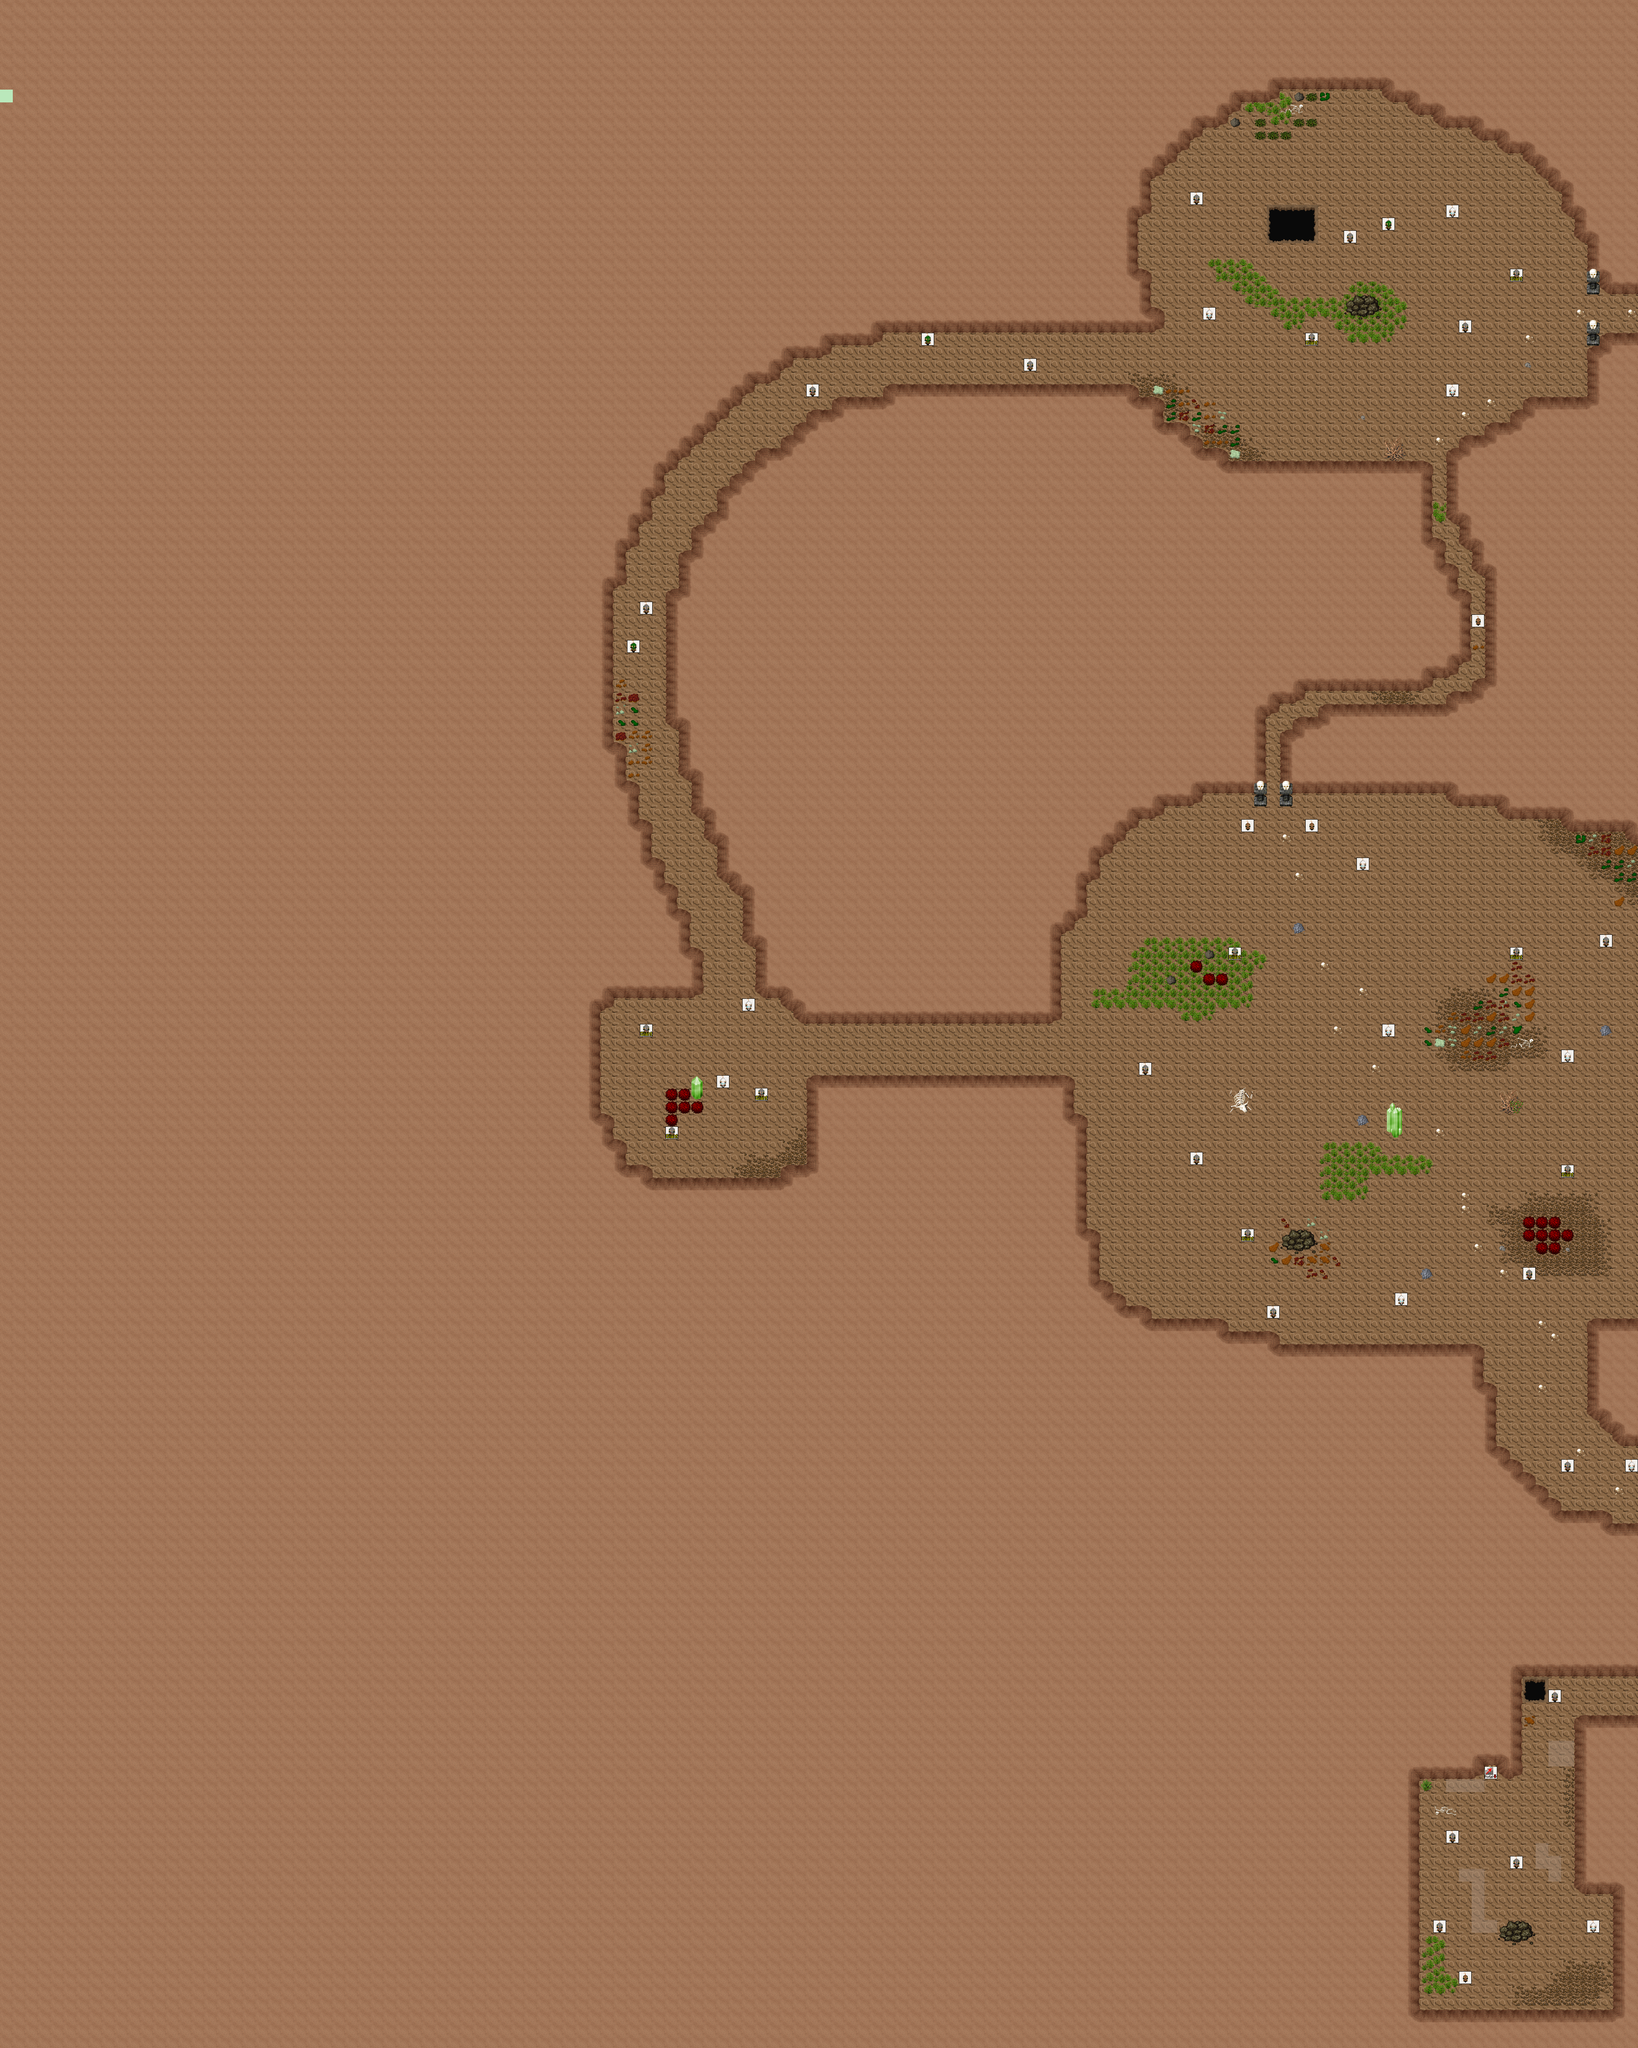

A 2D game scene composited from a Tiled map and its tileset images. What follows is a short description and the map's XML, with each tile layer's data collapsed to a summary:
An orthogonal 128x160 tile map with 32x32 px tiles, 5 tile layers (0_floor, 1_terrain, 2_object, 3_roof, ...), 2 hidden layers not drawn, 22 tilesets.

<map version="1.2" tiledversion="1.3.0" orientation="orthogonal" renderorder="right-down" compressionlevel="0" width="128" height="160" tilewidth="32" tileheight="32" infinite="0" nextlayerid="8" nextobjectid="1">
 <tileset firstgid="1" name="logic/collision" tilewidth="32" tileheight="32" tilecount="1" columns="1">
  <image source="../../tileset/logic/collision.png" width="32" height="32" />
 </tileset>
 <tileset firstgid="2" name="ground/ground_2" tilewidth="32" tileheight="32" tilecount="4" columns="4">
  <image source="../../tileset/ground/ground_2.png" trans="ffffff" width="128" height="32" />
 </tileset>
 <tileset firstgid="6" name="ground/brown" tilewidth="32" tileheight="32" tilecount="5" columns="5">
  <image source="../../tileset/ground/brown.png" trans="ff00ff" width="160" height="32" />
 </tileset>
 <tileset firstgid="11" name="plant/bush/large_brown" tilewidth="32" tileheight="32" tilecount="9" columns="3">
  <image source="../../tileset/plant/bush/large_brown.png" trans="ff00ff" width="96" height="96" />
 </tileset>
 <tileset firstgid="20" name="plant/bush/large_green" tilewidth="32" tileheight="32" tilecount="9" columns="3">
  <image source="../../tileset/plant/bush/large_green.png" trans="ff00ff" width="96" height="96" />
 </tileset>
 <tileset firstgid="29" name="plant/bush/various_small" tilewidth="32" tileheight="32" tilecount="9" columns="3">
  <image source="../../tileset/plant/bush/various_small.png" trans="ff00ff" width="96" height="96" />
 </tileset>
 <tileset firstgid="38" name="plant/mosses" tilewidth="32" tileheight="32" tilecount="16" columns="4">
  <image source="../../tileset/plant/mosses.png" trans="ff00ff" width="128" height="128" />
 </tileset>
 <tileset firstgid="54" name="item/corpse/skeleton" tilewidth="32" tileheight="32" tilecount="4" columns="2">
  <image source="../../tileset/item/corpse/skeleton.png" trans="ff00ff" width="64" height="64" />
 </tileset>
 <tileset firstgid="58" name="ground/rock/rock_cluster" tilewidth="32" tileheight="32" tilecount="6" columns="3">
  <image source="../../tileset/ground/rock/rock_cluster.png" trans="ff00ff" width="96" height="64" />
 </tileset>
 <tileset firstgid="64" name="ground/rock/large_pebble" tilewidth="32" tileheight="32" tilecount="2" columns="2">
  <image source="../../tileset/ground/rock/large_pebble.png" trans="ff00ff" width="64" height="32" />
 </tileset>
 <tileset firstgid="66" name="item/corpse/skull_dark" tilewidth="32" tileheight="32" tilecount="2" columns="2">
  <image source="../../tileset/item/corpse/skull_dark.png" trans="ff00ff" width="64" height="32" />
 </tileset>
 <tileset firstgid="68" name="ground/rock/green_crystal" tilewidth="32" tileheight="32" tilecount="9" columns="3">
  <image source="../../tileset/ground/rock/green_crystal.png" trans="ff00ff" width="96" height="96" />
 </tileset>
 <tileset firstgid="77" name="item/corpse/skull_pale" tilewidth="32" tileheight="32" tilecount="2" columns="2">
  <image source="../../tileset/item/corpse/skull_pale.png" trans="ff00ff" width="64" height="32" />
 </tileset>
 <tileset firstgid="79" name="item/corpse/huge_animal" tilewidth="32" tileheight="32" tilecount="16" columns="2">
  <image source="../../tileset/item/corpse/huge_animal.png" trans="ffffff" width="64" height="256" />
 </tileset>
 <tileset firstgid="95" name="item/statue/skullpedestal" tilewidth="32" tileheight="32" tilecount="2" columns="1">
  <image source="../../tileset/item/statue/skullpedestal.png" trans="ff00ff" width="32" height="64" />
 </tileset>
 <tileset firstgid="97" name="ground/rock/rocks_2" tilewidth="32" tileheight="32" tilecount="4" columns="2">
  <image source="../../tileset/ground/rock/rocks_2.png" trans="ff00ff" width="64" height="64" />
 </tileset>
 <tileset firstgid="101" name="plant/vine" tilewidth="32" tileheight="32" tilecount="3" columns="1">
  <image source="../../tileset/plant/vine.png" trans="ff00ff" width="32" height="96" />
 </tileset>
 <tileset firstgid="104" name="logic/creature/rodent" tilewidth="32" tileheight="32" tilecount="8" columns="8">
  <image source="../../tileset/logic/creature/rodent.png" width="256" height="32" />
 </tileset>
 <tileset firstgid="112" name="logic/portal" tilewidth="32" tileheight="32" tilecount="24" columns="8">
  <image source="../../tileset/logic/portal.png" width="256" height="96" />
 </tileset>
 <tileset firstgid="136" name="building/wall/int_clay" tilewidth="32" tileheight="32" tilecount="100" columns="10">
  <image source="../../tileset/building/wall/int_clay.png" width="320" height="320" />
 </tileset>
 <tileset firstgid="236" name="int_sandstone" tilewidth="32" tileheight="32" tilecount="15" columns="3">
  <image source="../../tileset/building/wall/int_sandstone.png" width="96" height="160" />
 </tileset>
 <tileset firstgid="251" name="shadow" tilewidth="32" tileheight="32" tilecount="3" columns="1">
  <image source="../../tileset/building/entrance/shadow.png" width="32" height="96" />
 </tileset>
 <layer id="1" name="0_floor" width="128" height="160">
  <data>[20480 cells, 20480 non-empty, 5 distinct tile ids]</data>
 </layer>
 <layer id="2" name="1_terrain" width="128" height="160">
  <data>[20480 cells, 1206 non-empty, 69 distinct tile ids]</data>
 </layer>
 <layer id="3" name="2_object" width="128" height="160">
  <data>[20480 cells, 147 non-empty, 48 distinct tile ids]</data>
 </layer>
 <layer id="4" name="3_roof" width="128" height="160">
  <data>[20480 cells, 13 non-empty, 8 distinct tile ids]</data>
 </layer>
 <layer id="5" name="objects" width="128" height="160" opacity="0.9">
  <data>[20480 cells, 44 non-empty, 6 distinct tile ids]</data>
 </layer>
 <layer id="6" name="collision" width="128" height="160" visible="0" opacity="0.25">
  <data>[20480 cells, 16903 non-empty, 1 distinct tile ids]</data>
 </layer>
 <layer id="7" name="protection" width="128" height="160" visible="0">
  <data>[20480 cells, 0 non-empty, 0 distinct tile ids]</data>
 </layer>
</map>
